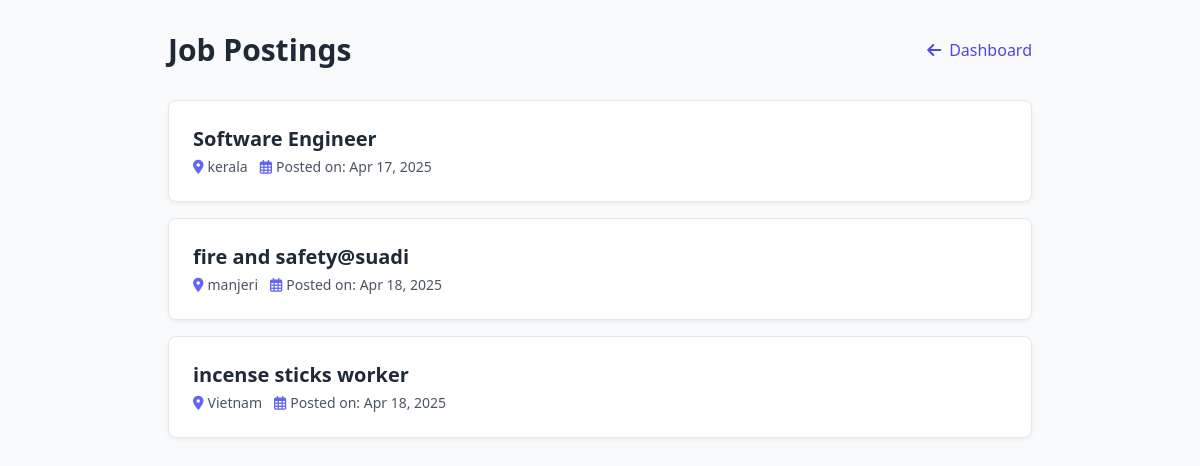
The page /jobs/3/ (signed in) on the database its author committed.
### jobs/models.py (models this page shows, shortened)
class JobPosting(models.Model):
    organization = models.ForeignKey(Organization, on_delete=models.CASCADE, related_name='job_postings')
    title = models.CharField(max_length=255)
    description = models.TextField()
    required_qualifications = models.TextField()
    required_skills = models.ManyToManyField(Skill, blank=True)  # Use the same Skill model
    location = models.CharField(max_length=100)
    posted_on = models.DateTimeField(auto_now_add=True)
    application_deadline = models.DateTimeField()
    job_post_image = models.ImageField(upload_to='job_images/', blank=True, null=True)
    posted_by = models.ForeignKey(User,on_delete=models.SET_NULL,null=True,related_name='posted_jobs')

### jobs/views.py (the view)
# urls.py: path('<int:org_id>/', views.job_posting_list, name='job_posting_list'),
@login_required
def job_posting_list(request, org_id=None):
    if org_id:
        organization = get_object_or_404(Organization, id=org_id)
        hr_role = OrganizationHR.objects.filter(
            user=request.user,
            organization=organization,
            is_active=True
        ).first()
        if not hr_role and request.user != organization.user:
            return redirect('index_dashboard')
    else:
        try:
            organization = request.user.organization
        except Organization.DoesNotExist:
            return redirect('index_dashboard')
    job_postings = JobPosting.objects.filter(organization=organization)
    return render(request, 'jobs/job_posting_list.html', {
        'job_postings': job_postings,
        'organization': organization
    })

### jobs/templates/jobs/job_posting_list.html (shortened to what this page needs)
{% load static tailwind_tags %}
<!DOCTYPE html>
<html lang="en">
<head>
    {% tailwind_css %}
    <link href="https://cdnjs.cloudflare.com/ajax/libs/font-awesome/6.4.0/css/all.min.css" rel="stylesheet">
</head>
<body class="bg-gray-50 min-h-screen font-sans antialiased">
    <div class="container mx-auto px-4 py-8 max-w-4xl">
        <div class="flex justify-between items-center mb-8">
            <h2 class="text-3xl font-bold text-gray-800">Job Postings</h2>
            <a href="{% url 'organization_dashboard_specific' org_id=organization.id %}" class="back-btn flex items-center text-indigo-600 hover:text-indigo-800 font-medium transition">
                <i class="fas fa-arrow-left mr-2"></i>
                Dashboard
            </a>
        </div>
        {% if job_postings %}
        <div class="space-y-4">
            {% for job in job_postings %}
                <div class="job-card bg-white rounded-lg border border-gray-200 overflow-hidden">
                    <div class="p-6">
                        <div class="flex justify-between items-start">
                            <div>
                                <h3 class="text-xl font-semibold text-gray-800 mb-1">
                                    {% if request.user == organization.user %}
                                    <a href="{% url 'job_posting_detail' org_id=organization.id pk=job.id %}" class="hover:text-indigo-600 transition">
                                        {{ job.title }}
                                    </a>
                                    {% else %}
                                    {{ job.title }}
                                    {% endif %}
                                </h3>
                                <div class="flex flex-wrap items-center text-sm text-gray-600 space-x-3">
                                    <span class="flex items-center">
                                        <i class="fas fa-map-marker-alt mr-1 text-indigo-500"></i>
                                        {{ job.location }}
                                    </span>
                                    <span class="flex items-center">
                                        <i class="far fa-calendar-alt mr-1 text-indigo-500"></i>
                                        Posted on: {{ job.posted_on|date:"M d, Y" }}
                                    </span>
                                </div>
                            </div>
                        </div>
                    </div>
                </div>
            {% endfor %}
        </div>
        {% endif %}
    </div>
</body>
</html>

### jobs/templates/jobs/job_posting_list.html (style rules this page uses)
.job-card { transition: all 0.3s ease; box-shadow: 0 2px 4px rgba(0, 0, 0, 0.05); }

### rows shown on the page
JobPosting: title "Software Engineer", location "kerala", posted_on "Apr 17, 2025"
JobPosting: title "fire and safety@suadi", location "manjeri", posted_on "Apr 18, 2025"
JobPosting: title "incense sticks worker", location "Vietnam", posted_on "Apr 18, 2025"
